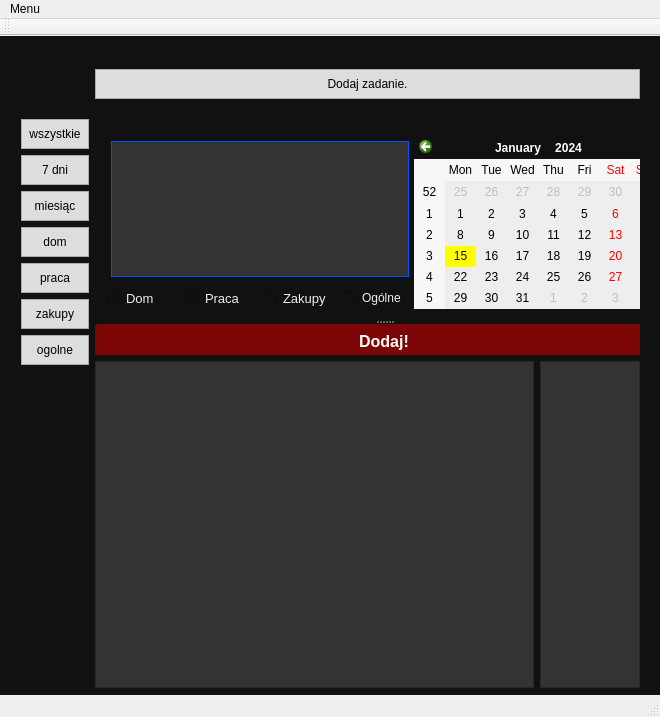
<?xml version="1.0" encoding="UTF-8"?>
<ui version="4.0">
 <class>MainWindow</class>
 <widget class="QMainWindow" name="MainWindow">
  <property name="geometry">
   <rect>
    <x>0</x>
    <y>0</y>
    <width>660</width>
    <height>717</height>
   </rect>
  </property>
  <property name="windowTitle">
   <string>MainWindow</string>
  </property>
  <widget class="QWidget" name="centralWidget">
   <property name="styleSheet">
    <string notr="true">QWidget{
	background-color: #111;
}</string>
   </property>
   <widget class="QWidget" name="horizontalLayoutWidget">
    <property name="geometry">
     <rect>
      <x>10</x>
      <y>22</y>
      <width>641</width>
      <height>641</height>
     </rect>
    </property>
    <layout class="QHBoxLayout" name="horizontalLayout">
     <property name="spacing">
      <number>6</number>
     </property>
     <item>
      <layout class="QVBoxLayout" name="verticalLayout_2">
       <property name="topMargin">
        <number>50</number>
       </property>
       <item>
        <widget class="QPushButton" name="pushButton_7">
         <property name="styleSheet">
          <string notr="true">QPushButton{
	border: none;
	background-color: #ddd;
	padding: 7px;
	border: 1px solid #aaa;
}

QPushButton:hover{
	background-color:#ccc;
}

QPushButton:pressed{
	margin: 1px;
}</string>
         </property>
         <property name="text">
          <string>wszystkie</string>
         </property>
        </widget>
       </item>
       <item>
        <widget class="QPushButton" name="pushButton">
         <property name="styleSheet">
          <string notr="true">QPushButton{
	border: none;
	background-color: #ddd;
	padding: 7px;
	border: 1px solid #aaa;
}

QPushButton:hover{
	background-color:#ccc;
}

QPushButton:pressed{
	margin: 1px;
}</string>
         </property>
         <property name="text">
          <string>7 dni</string>
         </property>
        </widget>
       </item>
       <item>
        <widget class="QPushButton" name="pushButton_5">
         <property name="styleSheet">
          <string notr="true">QPushButton{
	border: none;
	background-color: #ddd;
	padding: 7px;
	border: 1px solid #aaa;
}

QPushButton:hover{
	background-color:#ccc;
}

QPushButton:pressed{
	margin: 1px;
}</string>
         </property>
         <property name="text">
          <string>miesiąc</string>
         </property>
        </widget>
       </item>
       <item>
        <widget class="QPushButton" name="pushButton_6">
         <property name="styleSheet">
          <string notr="true">QPushButton{
	border: none;
	background-color: #ddd;
	padding: 7px;
	border: 1px solid #aaa;
}

QPushButton:hover{
	background-color:#ccc;
}

QPushButton:pressed{
	margin: 1px;
}</string>
         </property>
         <property name="text">
          <string>dom</string>
         </property>
        </widget>
       </item>
       <item>
        <widget class="QPushButton" name="pushButton_2">
         <property name="styleSheet">
          <string notr="true">QPushButton{
	border: none;
	background-color: #ddd;
	padding: 7px;
	border: 1px solid #aaa;
}

QPushButton:hover{
	background-color:#ccc;
}

QPushButton:pressed{
	margin: 1px;
}</string>
         </property>
         <property name="text">
          <string>praca</string>
         </property>
        </widget>
       </item>
       <item>
        <widget class="QPushButton" name="pushButton_3">
         <property name="styleSheet">
          <string notr="true">QPushButton{
	border: none;
	background-color: #ddd;
	padding: 7px;
	border: 1px solid #aaa;
}

QPushButton:hover{
	background-color:#ccc;
}

QPushButton:pressed{
	margin: 1px;
}</string>
         </property>
         <property name="text">
          <string>zakupy</string>
         </property>
        </widget>
       </item>
       <item>
        <widget class="QPushButton" name="pushButton_4">
         <property name="styleSheet">
          <string notr="true">QPushButton{
	border: none;
	background-color: #ddd;
	padding: 7px;
	border: 1px solid #aaa;
}

QPushButton:hover{
	background-color:#ccc;
}

QPushButton:pressed{
	margin: 1px;
}</string>
         </property>
         <property name="text">
          <string>ogolne</string>
         </property>
        </widget>
       </item>
       <item>
        <spacer name="verticalSpacer">
         <property name="orientation">
          <enum>Qt::Vertical</enum>
         </property>
         <property name="sizeHint" stdset="0">
          <size>
           <width>20</width>
           <height>40</height>
          </size>
         </property>
        </spacer>
       </item>
      </layout>
     </item>
     <item>
      <layout class="QVBoxLayout" name="verticalLayout">
       <item>
        <widget class="QPushButton" name="add_button">
         <property name="styleSheet">
          <string notr="true">QPushButton{
	border: none;
	background-color: #ddd;
	padding: 7px;
	border: 1px solid #aaa;
}

QPushButton:hover{
	background-color:#ccc;
}

QPushButton:pressed{
	margin:1px;
}</string>
         </property>
         <property name="text">
          <string>Dodaj zadanie.</string>
         </property>
        </widget>
       </item>
       <item>
        <widget class="QStackedWidget" name="add_widget">
         <property name="enabled">
          <bool>true</bool>
         </property>
         <property name="maximumSize">
          <size>
           <width>16777215</width>
           <height>250</height>
          </size>
         </property>
         <property name="focusPolicy">
          <enum>Qt::ClickFocus</enum>
         </property>
         <property name="styleSheet">
          <string notr="true"/>
         </property>
         <widget class="QWidget" name="page">
          <widget class="QSplitter" name="splitter">
           <property name="geometry">
            <rect>
             <x>0</x>
             <y>20</y>
             <width>578</width>
             <height>234</height>
            </rect>
           </property>
           <property name="orientation">
            <enum>Qt::Vertical</enum>
           </property>
           <widget class="QWidget" name="layoutWidget">
            <layout class="QHBoxLayout" name="horizontalLayout_3">
             <property name="spacing">
              <number>0</number>
             </property>
             <item>
              <layout class="QVBoxLayout" name="verticalLayout_3">
               <item>
                <widget class="QTextEdit" name="task_text">
                 <property name="styleSheet">
                  <string notr="true">QTextEdit{
	border: 1px solid rgb(0, 85, 255);
	margin: 5px;
	background-color: #333;
	color: #eee;
}</string>
                 </property>
                </widget>
               </item>
               <item>
                <layout class="QHBoxLayout" name="horizontalLayout_2">
                 <item>
                  <widget class="QRadioButton" name="task_home">
                   <property name="font">
                    <font>
                     <pointsize>10</pointsize>
                    </font>
                   </property>
                   <property name="styleSheet">
                    <string notr="true">QRadioButton{
	color: #eee;
}</string>
                   </property>
                   <property name="text">
                    <string>Dom</string>
                   </property>
                  </widget>
                 </item>
                 <item>
                  <widget class="QRadioButton" name="task_job">
                   <property name="font">
                    <font>
                     <pointsize>10</pointsize>
                    </font>
                   </property>
                   <property name="styleSheet">
                    <string notr="true">QRadioButton{
	color: #eee;
}</string>
                   </property>
                   <property name="text">
                    <string>Praca</string>
                   </property>
                  </widget>
                 </item>
                 <item>
                  <widget class="QRadioButton" name="task_shop">
                   <property name="font">
                    <font>
                     <pointsize>10</pointsize>
                    </font>
                   </property>
                   <property name="styleSheet">
                    <string notr="true">QRadioButton{
	color: #eee;
}</string>
                   </property>
                   <property name="text">
                    <string>Zakupy</string>
                   </property>
                  </widget>
                 </item>
                 <item>
                  <widget class="QRadioButton" name="task_default">
                   <property name="styleSheet">
                    <string notr="true">QRadioButton{
	color: #eee;
}</string>
                   </property>
                   <property name="text">
                    <string>Ogólne</string>
                   </property>
                  </widget>
                 </item>
                </layout>
               </item>
              </layout>
             </item>
             <item>
              <widget class="QCalendarWidget" name="task_calendar">
               <property name="sizePolicy">
                <sizepolicy hsizetype="Maximum" vsizetype="Preferred">
                 <horstretch>0</horstretch>
                 <verstretch>0</verstretch>
                </sizepolicy>
               </property>
               <property name="autoFillBackground">
                <bool>false</bool>
               </property>
               <property name="styleSheet">
                <string notr="true">QCalendarWidget QAbstractItemView
{
background-color: #eee; 
selection-background-color: yellow; 
selection-color: #111;
} </string>
               </property>
              </widget>
             </item>
            </layout>
           </widget>
           <widget class="QPushButton" name="task_confirme">
            <property name="minimumSize">
             <size>
              <width>0</width>
              <height>35</height>
             </size>
            </property>
            <property name="font">
             <font>
              <pointsize>12</pointsize>
              <weight>75</weight>
              <bold>true</bold>
             </font>
            </property>
            <property name="styleSheet">
             <string notr="true">QPushButton{
	border-radius: 3px;
	border: none;
	background-color:rgba(170, 0, 0, 0.7);
	color: #fff;
	padding: 0 15px;
}
QPushButton:hover{
	background-color:rgba(170, 0, 0,1);
}

QPushButton:pressed{
	margin: 3px;
}</string>
            </property>
            <property name="text">
             <string>Dodaj!</string>
            </property>
           </widget>
          </widget>
         </widget>
         <widget class="QWidget" name="page_2"/>
        </widget>
       </item>
       <item>
        <layout class="QHBoxLayout" name="horizontalLayout_7">
         <item>
          <widget class="QListWidget" name="listWidget">
           <property name="styleSheet">
            <string notr="true">QListWidget{
background-color: #333;
color: #222;
}</string>
           </property>
          </widget>
         </item>
         <item>
          <widget class="QListWidget" name="listWidget_date">
           <property name="maximumSize">
            <size>
             <width>100</width>
             <height>16777215</height>
            </size>
           </property>
           <property name="styleSheet">
            <string notr="true">QListWidget{
background-color: #333;
color: #222;
}</string>
           </property>
          </widget>
         </item>
        </layout>
       </item>
      </layout>
     </item>
    </layout>
   </widget>
  </widget>
  <widget class="QMenuBar" name="menuBar">
   <property name="geometry">
    <rect>
     <x>0</x>
     <y>0</y>
     <width>660</width>
     <height>21</height>
    </rect>
   </property>
   <widget class="QMenu" name="menuMenu">
    <property name="title">
     <string>Menu</string>
    </property>
    <addaction name="actionDodaj_zadanie"/>
    <addaction name="actionZapisz"/>
   </widget>
   <addaction name="menuMenu"/>
  </widget>
  <widget class="QToolBar" name="mainToolBar">
   <attribute name="toolBarArea">
    <enum>TopToolBarArea</enum>
   </attribute>
   <attribute name="toolBarBreak">
    <bool>false</bool>
   </attribute>
  </widget>
  <widget class="QStatusBar" name="statusBar"/>
  <action name="actionZapisz">
   <property name="text">
    <string>Zapisz</string>
   </property>
  </action>
  <action name="actionDodaj_zadanie">
   <property name="text">
    <string>Dodaj zadanie</string>
   </property>
  </action>
 </widget>
 <layoutdefault spacing="6" margin="11"/>
 <resources/>
 <connections/>
</ui>
